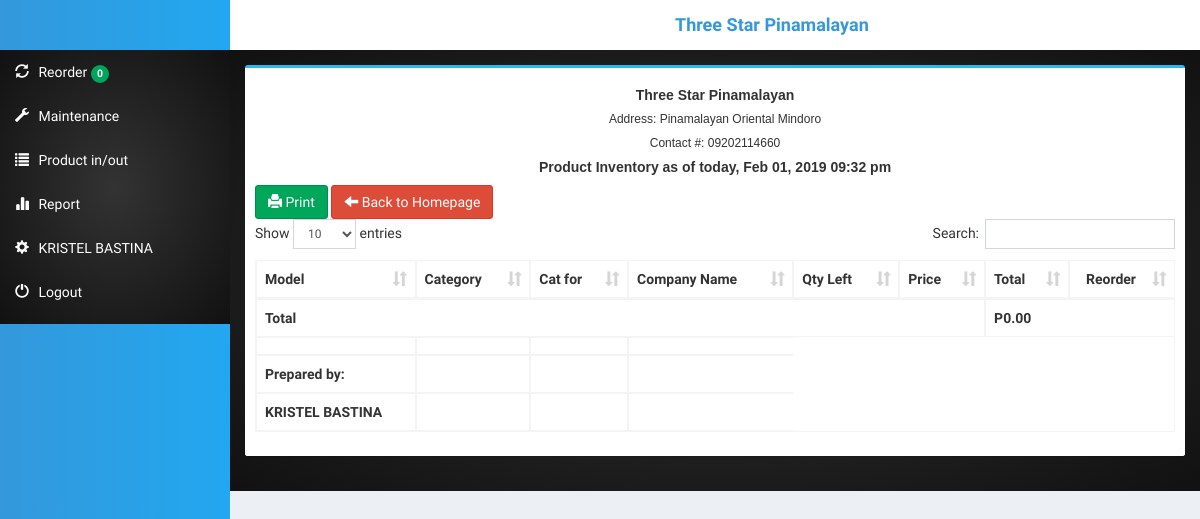
The page /pages/inventory.php (signed in) on the database its author committed.
### tables this page shows
CREATE TABLE `branch` (
  `branch_id` int(11) NOT NULL,
  `branch_name` varchar(50) NOT NULL,
  `branch_address` varchar(100) NOT NULL,
  `branch_contact` varchar(50) NOT NULL,
  `skin` varchar(15) NOT NULL
);

CREATE TABLE `user` (
  `user_id` int(11) NOT NULL,
  `username` varchar(15) NOT NULL,
  `password` varchar(50) NOT NULL,
  `name` varchar(50) NOT NULL,
  `role` varchar(100) NOT NULL,
  `status` varchar(10) NOT NULL,
  `branch_id` int(11) NOT NULL
);

### pages/inventory.php (the view, shortened to what this page needs)
?><!DOCTYPE html>
<html>
  <head>
    <link rel="stylesheet" href="../bootstrap/css/bootstrap.min.css">
    <link rel="stylesheet" href="../plugins/datatables/dataTables.bootstrap.css">
    <link rel="stylesheet" href="../dist/css/AdminLTE.min.css">
    <link rel="stylesheet" href="../dist/css/skins/_all-skins.min.css">
    <link rel="stylesheet" type="text/css" href="dist/css/sample1.css">
 </head>
  <body>
    <div class="wrapper">
      <?php include('../dist/includes/header.php');?>
      <div class="content-wrapper">
            <aside class="main-sidebar">
        <section class="sidebar">
          <ul class="sidebar-menu">
            <li class="treeview">
              <a href="#" class="dropdown-toggle nav-txt" data-toggle="dropdown">
                <i class="glyphicon glyphicon-refresh text-white"></i> Reorder
                  <span class="label label-success">
                    <?php
                    $query=mysqli_query($con,"select COUNT(*) as count from product where prod_qty<=reorder and branch_id='$branch'")or die(mysqli_error());
                    $row=mysqli_fetch_array($query);
                    echo $row['count'];
                    ?>
                  </span>
              </a>
              <li class="treeview">
                <a href="#" class="dropdown-toggle nav-txt" data-toggle="dropdown">
                  <i class="glyphicon glyphicon-wrench text-white"></i> Maintenance
                </a>
                      </li>
                  </li>
    <li class="treeview">
      <a href="stockin.php" class="dropdown-toggle nav-txt">
                      <i class="glyphicon glyphicon-list text-white"></i> Product in/out
                    </a>
                  </li>
                    <li class="treeview">
                      <a href="#" class="dropdown-toggle nav-txt" data-toggle="dropdown">
                        <i class="glyphicon glyphicon-stats text-white"></i> Report
                      </a>
                    </li>
    <li class="treeview">
      <a href="profile.php" class="dropdown-toggle nav-txt">
                      <i class="glyphicon glyphicon-cog text-white"></i>
                      <?php echo $_SESSION['name'];?>
                    </a>
                  </li>
    <li class="treeview">
       <a href="logout.php" class="dropdown-toggle nav-txt">
                      <i class="glyphicon glyphicon-off text-white"></i> Logout
                    </a>
                  </li>
          </ul>
        </section>
      </aside>
          <section class="content">
            <div class="row">
      <div class="col-xs-12">
              <div class="box box-primary">
                <div class="box-body">
        <?php
include('../dist/includes/dbcon.php');
$branch=$_SESSION['branch'];
    $query=mysqli_query($con,"select * from branch where branch_id='$branch'")or die(mysqli_error());
        $row=mysqli_fetch_array($query);
?>
                  <h5><b><?php echo $row['branch_name'];?></b> </h5>
                  <h6>Address: <?php echo $row['branch_address'];?></h6>
                  <h6>Contact #: <?php echo $row['branch_contact'];?></h6>
          <h5><b>Product Inventory as of today, <?php echo date("M d, Y h:i a");?></b></h5>
          <a class = "btn btn-success btn-print" href = "" onclick = "window.print()"><i class ="glyphicon glyphicon-print"></i> Print</a>
              <a class = "btn btn-danger btn-print" href = "home.php"><i class ="glyphicon glyphicon-arrow-left"></i> Back to Homepage</a>
                  <table id="example1" class="table table-bordered table-striped">
                    <thead>
                      <tr>
                        <th>Model</th>
                        <th>Category</th>
                        <th>Cat for</th>
                        <th>Company Name</th>
                        <th>Qty Left</th>
                        <th>Price</th>
                        <th>Total</th>
                        <th style="text-align:center">Reorder</th>
                      </tr>
                    </thead>
<?php
    $grand=0;
?>
                    <tfoot>
                      <tr>
                        <th colspan="6">Total</th>
            <th colspan="2">P<?php echo number_format($grand,2);?></th>
                      </tr>
                      <tr>
                        <th></th>
                        <th></th>
                        <th></th>
                        <th></th>
                      </tr>
                      <tr>
                        <th>Prepared by:</th>
                        <th></th>
                        <th></th>
                        <th></th>
                      </tr>
<?php
    $id=$_SESSION['id'];
    $query=mysqli_query($con,"select * from user where user_id='$id'")or die(mysqli_error($con));
    $row=mysqli_fetch_array($query);
?>
                      <tr>
                        <th><?php echo $row['name'];?></th>
                        <th></th>
                        <th></th>
                        <th></th>
                      </tr>
                    </tfoot>
                  </table>
                </div>
        </div>
            </div>
          </div>
          </section>
        </div>
      </div>
  </body>
</html>

### dist/includes/header.php (shortened to what this page needs)
<?php
include('../dist/includes/dbcon.php');
$branch=$_SESSION['branch'];
$query=mysqli_query($con,"select * from branch where branch_id='$branch'")or die(mysqli_error($con));
  $row=mysqli_fetch_array($query);
           $branch_name=$row['branch_name'];
?>
      <header class="main-header">
        <nav class="navbar navbar-static-top">
          <div class="container">
            <div class="navbar-header">
              <a href="home.php" class="navbar-brand" style="background-color: white;"><b> <?php echo $branch_name;?> </b></a>
            </div>
          </div>
        </nav>
      </header>

### pages/inventory.php (style rules this page uses)
h5,h6 { text-align:center; }
.sidebar { width: 250; height:100%; display: block; left: -240px; top: 0px; transition: left 0.3s linear; }
.nav-txt { color: white; }
.main-sidebar { background-image: linear-gradient(to left, #22a7f0 , #3498db); position: fixed; z-index: 5; }
.main-sidebar * a { color: white; }

### dist/includes/header.php (style rules this page uses)
.navbar { background-color: #fff; padding-left: 430px; }
.navbar-brand { color: #3498db !important; }
.main-header { z-index: 0; }

### rows shown on the page
branch: branch_name "Three Star Pinamalayan", branch_address "Pinamalayan Oriental Mindoro", branch_contact "09202114660"
user: name "KRISTEL BASTINA"

### other values the page prints
$row['count'] "0"
$_SESSION['name'] "KRISTEL BASTINA"
$grand "0.00"
